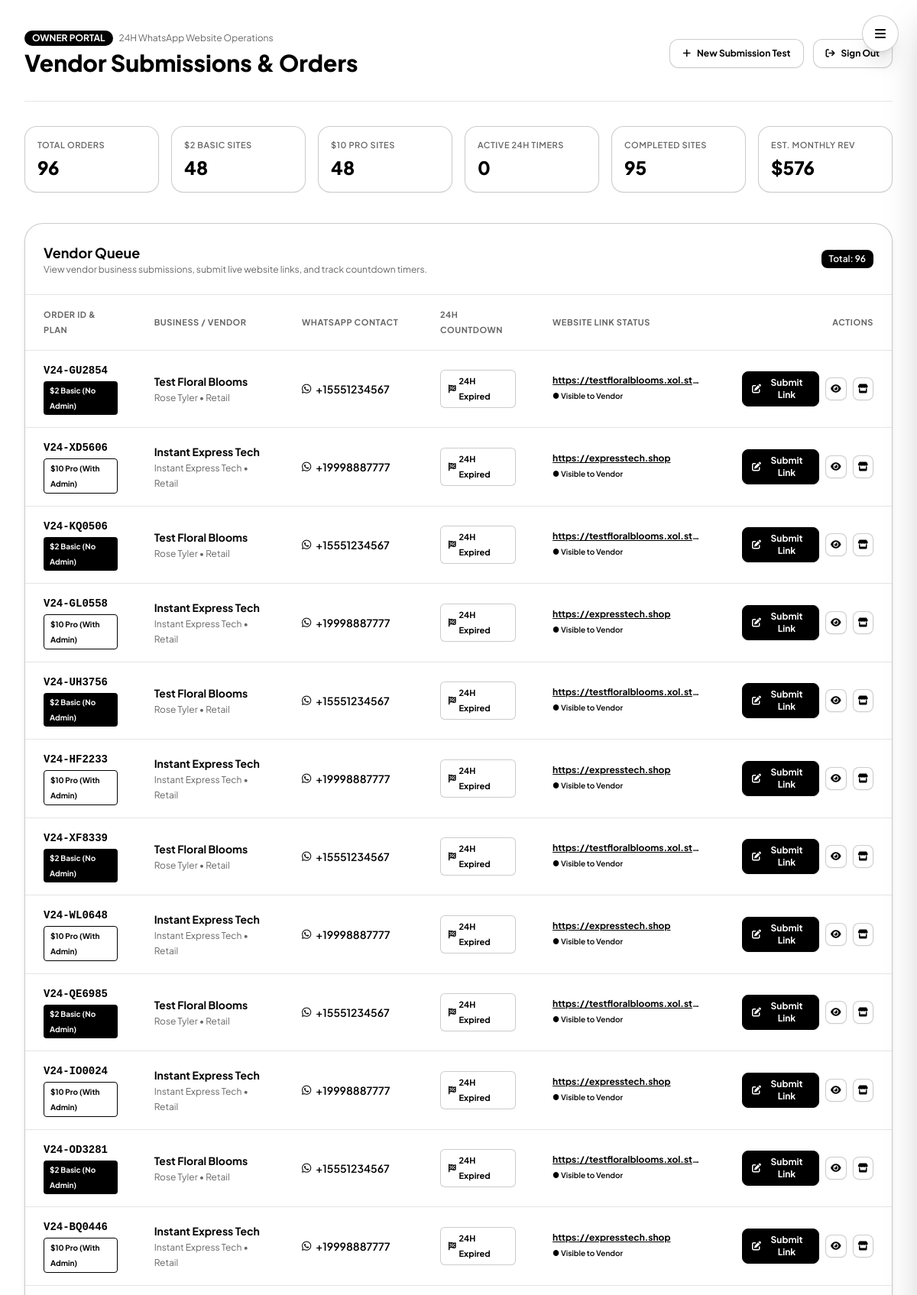
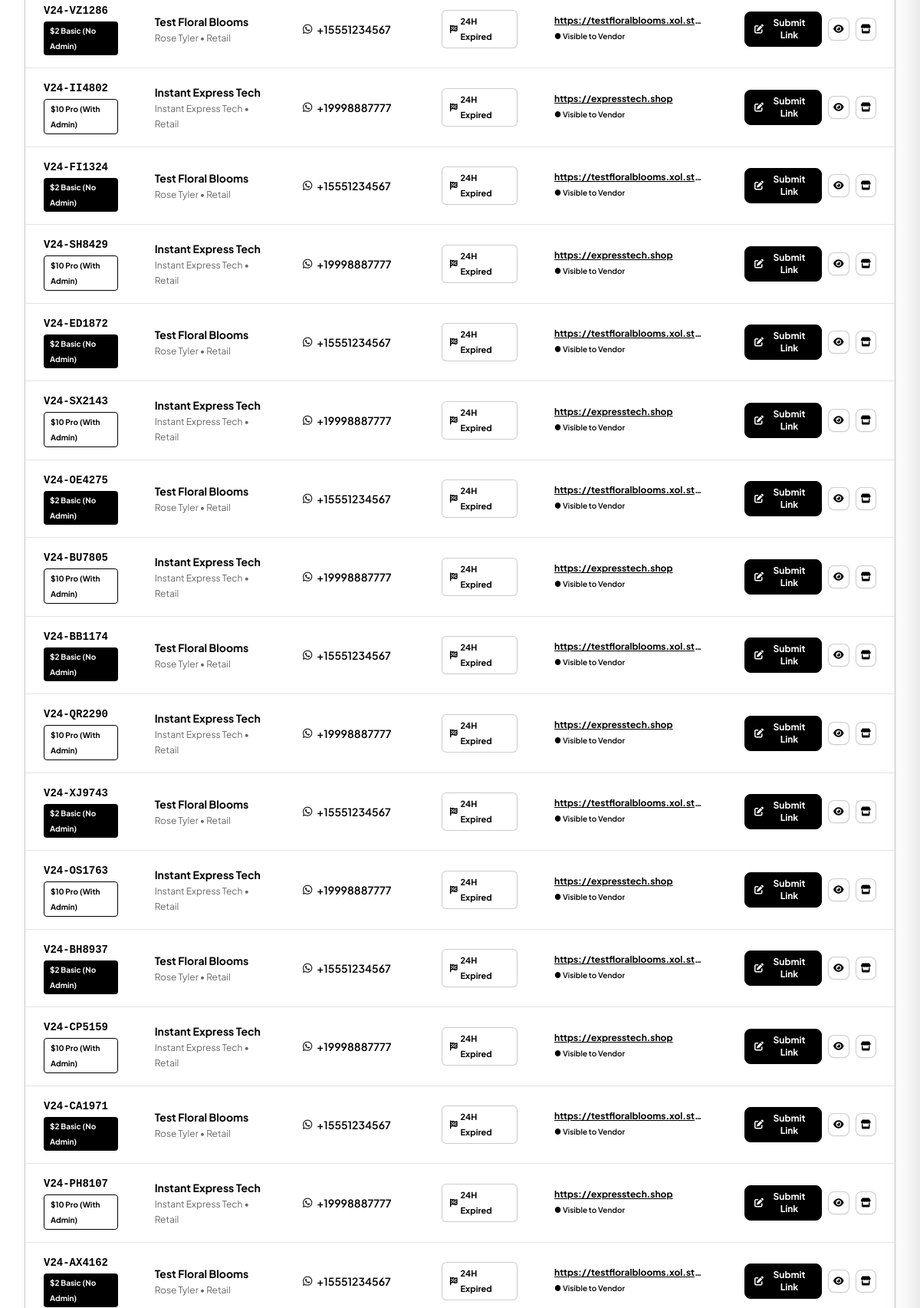
/admin (signed in, upper part), run on the app's committed database (2 pictures, top to bottom).
### tables this page shows
CREATE TABLE orders (
        id TEXT PRIMARY KEY,
        created_at TEXT NOT NULL,
        target_delivery_at TEXT NOT NULL,
        plan_type TEXT NOT NULL,          -- 'basic_2' or 'pro_10'
        plan_name TEXT NOT NULL,
        plan_price REAL NOT NULL,
        business_name TEXT NOT NULL,
        vendor_name TEXT NOT NULL,
        whatsapp_number TEXT NOT NULL,
        email TEXT,
        category TEXT,
        currency TEXT DEFAULT '$',
        tagline TEXT,
        about_text TEXT,
        address TEXT,
        instagram TEXT,
        facebook TEXT,
        tiktok TEXT,
        products_json TEXT,              -- JSON string of products array
        status TEXT DEFAULT 'submitted', -- 'submitted', 'in_progress', 'ready', 'delivered'
        website_url TEXT DEFAULT '',     -- Link submitted by admin
        publish_mode TEXT DEFAULT 'countdown', -- 'countdown' (reveal when 24h expires) or 'immediate' (reveal right away)
        is_published INTEGER DEFAULT 0,  -- 1 if ready to be viewed by vendor
        vendor_admin_url TEXT DEFAULT '',-- Vendor login link for $10 plan
        vendor_admin_user TEXT DEFAULT '',
        vendor_admin_pass TEXT DEFAULT '',
        admin_notes TEXT DEFAULT ''
    );

### app.py (the view)
@app.route('/admin')
def admin_dashboard():
    if not session.get('is_admin'):
        return redirect(url_for('admin_login'))
    conn = get_db()
    cursor = conn.cursor()
    cursor.execute("SELECT * FROM orders ORDER BY created_at DESC")
    rows = cursor.fetchall()
    conn.close()
    orders = [parse_order_row(r) for r in rows]
    total_orders = len(orders)
    basic_orders = sum(1 for o in orders if o['plan_type'] == 'basic_2')
    pro_orders = sum(1 for o in orders if o['plan_type'] == 'pro_10')
    completed_orders = sum(1 for o in orders if o['status'] == 'completed' or (o['website_url'] and o['website_url'].strip()))
    active_countdowns = sum(1 for o in orders if not o['is_expired'] and o['status'] != 'completed')
    total_revenue = (basic_orders * 2) + (pro_orders * 10)
    return render_template('admin_dashboard.html',
                           orders=orders,
                           total_orders=total_orders,
                           basic_orders=basic_orders,
                           pro_orders=pro_orders,
                           completed_orders=completed_orders,
                           active_countdowns=active_countdowns,
                           total_revenue=total_revenue)

### db.py (called while the page is built)
def get_db():
    conn = sqlite3.connect(DB_PATH)
    conn.row_factory = sqlite3.Row
    return conn

### templates/admin_dashboard.html (shortened to what this page needs)
{% extends 'base.html' %}
{% block content %}
<div class="max-w-7xl mx-auto px-4 sm:px-6 lg:px-8 py-10 bg-white">
    <div class="flex flex-col sm:flex-row sm:items-center justify-between gap-4 pb-8 mb-8 border-b border-black/10">
        <div>
            <div class="flex items-center gap-2">
                <span class="px-2.5 py-0.5 rounded-full text-xs font-bold bg-black text-white">
                    OWNER PORTAL
                </span>
                <span class="text-xs text-black/60">24H WhatsApp Website Operations</span>
            </div>
            <h1 class="text-2xl sm:text-3xl font-extrabold text-black mt-1 font-['Plus_Jakarta_Sans']">Vendor Submissions & Orders</h1>
        </div>
        <div class="flex items-center gap-3">
            <a href="{{ url_for('order') }}" target="_blank" class="px-4 py-2.5 rounded-xl bg-white hover:bg-black/5 text-black text-xs font-bold transition flex items-center gap-2 border border-black/20 shadow-sm">
                <i class="fa-solid fa-plus text-black"></i> New Submission Test
            </a>
            <a href="{{ url_for('admin_logout') }}" class="px-4 py-2.5 rounded-xl bg-white hover:bg-black/5 text-black text-xs font-bold transition flex items-center gap-2 border border-black/20 shadow-sm">
                <i class="fa-solid fa-arrow-right-from-bracket text-black"></i> Sign Out
            </a>
        </div>
    </div>
    <div class="grid grid-cols-2 lg:grid-cols-6 gap-4 mb-10">
        <div class="p-4 rounded-2xl bg-white border border-black/20 shadow-sm">
            <span class="text-[11px] uppercase tracking-wider text-black/60 block font-semibold">Total Orders</span>
            <span class="text-2xl font-black text-black mt-1 block font-['Plus_Jakarta_Sans']">{{ total_orders }}</span>
        </div>
        <div class="p-4 rounded-2xl bg-white border border-black/20 shadow-sm">
            <span class="text-[11px] uppercase tracking-wider text-black/60 block font-semibold">$2 Basic Sites</span>
            <span class="text-2xl font-black text-black mt-1 block font-['Plus_Jakarta_Sans']">{{ basic_orders }}</span>
        </div>
        <div class="p-4 rounded-2xl bg-white border border-black/20 shadow-sm">
            <span class="text-[11px] uppercase tracking-wider text-black/60 block font-semibold">$10 Pro Sites</span>
            <span class="text-2xl font-black text-black mt-1 block font-['Plus_Jakarta_Sans']">{{ pro_orders }}</span>
        </div>
        <div class="p-4 rounded-2xl bg-white border border-black/20 shadow-sm">
            <span class="text-[11px] uppercase tracking-wider text-black/60 block font-semibold">Active 24H Timers</span>
            <span class="text-2xl font-black text-black mt-1 block font-['Plus_Jakarta_Sans']">{{ active_countdowns }}</span>
        </div>
        <div class="p-4 rounded-2xl bg-white border border-black/20 shadow-sm">
            <span class="text-[11px] uppercase tracking-wider text-black/60 block font-semibold">Completed Sites</span>
            <span class="text-2xl font-black text-black mt-1 block font-['Plus_Jakarta_Sans']">{{ completed_orders }}</span>
        </div>
        <div class="p-4 rounded-2xl bg-white border border-black/20 shadow-sm">
            <span class="text-[11px] uppercase tracking-wider text-black/60 block font-semibold">Est. Monthly Rev</span>
            <span class="text-2xl font-black text-black mt-1 block font-['Plus_Jakarta_Sans']">${{ total_revenue }}</span>
        </div>
    </div>
    <div class="rounded-3xl bg-white border border-black/20 shadow-md overflow-hidden">
        <div class="p-6 border-b border-black/10 flex flex-col sm:flex-row sm:items-center justify-between gap-4">
            <div>
                <h2 class="text-lg font-bold text-black">Vendor Queue</h2>
                <p class="text-xs text-black/60">View vendor business submissions, submit live website links, and track countdown timers.</p>
            </div>
            <div class="flex items-center gap-2 text-xs">
                <span class="px-2.5 py-1 rounded-lg bg-black text-white font-semibold">
                    Total: {{ orders|length }}
                </span>
            </div>
        </div>
        {% if not orders %}
        <div class="py-16 text-center text-black/60">
            <i class="fa-solid fa-inbox text-4xl mb-3 text-black/30 block"></i>
            <p class="text-base font-semibold text-black">No vendor submissions yet.</p>
            <p class="text-xs text-black/60 mt-1">Submit a test order on the frontend to see it appear here!</p>
            <a href="{{ url_for('order') }}" target="_blank" class="inline-flex items-center gap-2 mt-4 px-4 py-2 rounded-xl bg-black hover:bg-neutral-800 text-white text-xs font-bold shadow-md border border-black">
                <i class="fa-solid fa-plus text-white"></i> Submit Test Order
            </a>
        </div>
        {% else %}
        <div class="overflow-x-auto">
            <table class="w-full text-left text-xs sm:text-sm text-black">
                <thead class="bg-white text-[11px] uppercase tracking-wider text-black/60 border-b border-black/10">
                    <tr>
                        <th class="py-4 px-6">Order ID & Plan</th>
                        <th class="py-4 px-6">Business / Vendor</th>
                        <th class="py-4 px-6">WhatsApp Contact</th>
                        <th class="py-4 px-6">24H Countdown</th>
                        <th class="py-4 px-6">Website Link Status</th>
                        <th class="py-4 px-6 text-right">Actions</th>
                    </tr>
                </thead>
                <tbody class="divide-y divide-black/10">
                    {% for ord in orders %}
                    <tr class="hover:bg-black/[0.02] transition">
                        <td class="py-4 px-6">
                            <span class="font-mono font-bold text-black block">{{ ord.id }}</span>
                            <span class="inline-block mt-1 px-2 py-0.5 rounded text-[10px] font-bold {% if ord.plan_type == 'basic_2' %}bg-black text-white{% else %}bg-white text-black border border-black{% endif %}">
                                {% if ord.plan_type == 'basic_2' %}$2 Basic (No Admin){% else %}$10 Pro (With Admin){% endif %}
                            </span>
                        </td>
                        <td class="py-4 px-6">
                            <span class="font-bold text-black block">{{ ord.business_name }}</span>
                            <span class="text-black/60 text-xs">{{ ord.vendor_name }} • {{ ord.category }}</span>
                        </td>
                        <td class="py-4 px-6">
                            <a href="https://wa.me/{{ ord.whatsapp_number|replace(' ', '')|replace('+', '') }}" target="_blank" class="inline-flex items-center gap-1.5 text-black hover:underline font-semibold">
                                <i class="fa-brands fa-whatsapp text-sm text-black"></i>
                                <span>{{ ord.whatsapp_number }}</span>
                            </a>
                        </td>
                        <td class="py-4 px-6">
                            {% if ord.is_expired %}
                                <span class="inline-flex items-center gap-1 px-2.5 py-1 rounded-md text-[11px] font-bold bg-white text-black border border-black/20">
                                    <i class="fa-solid fa-flag-checkered text-black"></i> 24H Expired
                                </span>
                            {% else %}
                                <span class="inline-flex items-center gap-1 px-2.5 py-1 rounded-md text-[11px] font-bold bg-black text-white">
                                    <i class="fa-solid fa-clock text-white"></i>
                                    {{ (ord.seconds_left // 3600) }}h {{ ((ord.seconds_left % 3600) // 60) }}m left
                                </span>
                            {% endif %}
                        </td>
                        <td class="py-4 px-6">
                            {% if ord.website_url %}
                                <div class="max-w-[200px] truncate">
                                    <a href="{{ ord.website_url }}" target="_blank" class="text-black underline font-bold text-xs truncate block">
                                        {{ ord.website_url }}
                                    </a>
                                    {% if ord.can_show_website %}
                                        <span class="text-[10px] text-black font-semibold">● Visible to Vendor</span>
                                    {% else %}
                                        <span class="text-[10px] text-black/60 font-semibold">● Will reveal at 24h</span>
                                    {% endif %}
                                </div>
                            {% else %}
                                <span class="text-black/40 text-xs italic">Pending link entry</span>
                            {% endif %}
                        </td>
                        <td class="py-4 px-6 text-right">
                            <div class="flex items-center justify-end gap-2">
                                <button onclick="openManageModal('{{ ord.id }}')" class="px-3 py-1.5 rounded-lg bg-black hover:bg-neutral-800 text-white font-bold text-xs transition flex items-center gap-1 shadow-sm border border-black">
                                    <i class="fa-solid fa-pen-to-square text-white"></i> Submit Link
                                </button>
                                <a href="{{ url_for('status', order_id=ord.id) }}" target="_blank" class="p-1.5 rounded-lg bg-white hover:bg-black/5 text-black text-xs transition border border-black/20 shadow-sm" title="View Vendor's 24H Page">
                                    <i class="fa-solid fa-eye"></i>
                                </a>
                                <a href="{{ url_for('preview_store', order_id=ord.id) }}" target="_blank" class="p-1.5 rounded-lg bg-white hover:bg-black/5 text-black text-xs transition border border-black/20 shadow-sm" title="View Auto-Generated Preview">
                                    <i class="fa-solid fa-store"></i>
                                </a>
                            </div>
                        </td>
                    </tr>
                    {% endfor %}
                </tbody>
            </table>
        </div>
        {% endif %}
    </div>
</div>
{% endblock %}

### templates/base.html (shortened to what this page needs)
<!DOCTYPE html>
<html lang="en">
<head>
    <script src="https://cdn.tailwindcss.com"></script>
    <link rel="stylesheet" href="https://cdnjs.cloudflare.com/ajax/libs/font-awesome/6.4.0/css/all.min.css">
    <link rel="stylesheet" href="{{ url_for('static', filename='css/style.css') }}">
    <link rel="stylesheet" href="{{ url_for('static', filename='css/solar.css') }}">
</head>
<body class="bg-white text-black font-sans min-h-screen flex flex-col selection:bg-black selection:text-white" style="background-color: #ffffff !important;">
    <button id="headerToggleBtn" aria-label="Toggle Navigation Sidebar" title="Open Navigation Sidebar"
            class="fixed top-4 right-4 sm:top-5 sm:right-6 z-50 w-11 h-11 sm:w-12 sm:h-12 rounded-full bg-white hover:bg-black/5 text-black border border-black/20 shadow-xl flex items-center justify-center transition-all duration-200 active:scale-95 focus:outline-none cursor-pointer">
        <i id="headerToggleIcon" class="fa-solid fa-bars text-base transition-transform duration-200"></i>
    </button>
    <main class="flex-1 bg-white">
        {% block content %}{% endblock %}
    </main>
</body>
</html>

### static/css/style.css (style rules this page uses)
html, body { background-color: #ffffff !important; color: #000000; }

### data on the page
orders: id "V24-GU2854", plan_type "$2 Basic (No Admin)", business_name "Test Floral Blooms", vendor_name "Rose Tyler", category "Retail", whatsapp_number "+15551234567", website_url "https://testfloralblooms.xol.st…"
orders: id "V24-XD5606", plan_type "$10 Pro (With Admin)", business_name "Instant Express Tech", vendor_name "Instant Express Tech", category "Retail", whatsapp_number "+19998887777", website_url "https://expresstech.shop"
orders: id "V24-KQ0506", plan_type "$2 Basic (No Admin)", business_name "Test Floral Blooms", vendor_name "Rose Tyler", category "Retail", whatsapp_number "+15551234567", website_url "https://testfloralblooms.xol.st…"
orders: id "V24-GL0558", plan_type "$10 Pro (With Admin)", business_name "Instant Express Tech", vendor_name "Instant Express Tech", category "Retail", whatsapp_number "+19998887777", website_url "https://expresstech.shop"
orders: id "V24-UH3756", plan_type "$2 Basic (No Admin)", business_name "Test Floral Blooms", vendor_name "Rose Tyler", category "Retail", whatsapp_number "+15551234567", website_url "https://testfloralblooms.xol.st…"
orders: id "V24-HF2233", plan_type "$10 Pro (With Admin)", business_name "Instant Express Tech", vendor_name "Instant Express Tech", category "Retail", whatsapp_number "+19998887777", website_url "https://expresstech.shop"
orders: id "V24-XF8339", plan_type "$2 Basic (No Admin)", business_name "Test Floral Blooms", vendor_name "Rose Tyler", category "Retail", whatsapp_number "+15551234567", website_url "https://testfloralblooms.xol.st…"
orders: id "V24-WL0648", plan_type "$10 Pro (With Admin)", business_name "Instant Express Tech", vendor_name "Instant Express Tech", category "Retail", whatsapp_number "+19998887777", website_url "https://expresstech.shop"
orders: id "V24-QE6985", plan_type "$2 Basic (No Admin)", business_name "Test Floral Blooms", vendor_name "Rose Tyler", category "Retail", whatsapp_number "+15551234567", website_url "https://testfloralblooms.xol.st…"
orders: id "V24-IO0024", plan_type "$10 Pro (With Admin)", business_name "Instant Express Tech", vendor_name "Instant Express Tech", category "Retail", whatsapp_number "+19998887777", website_url "https://expresstech.shop"
orders: id "V24-OD3281", plan_type "$2 Basic (No Admin)", business_name "Test Floral Blooms", vendor_name "Rose Tyler", category "Retail", whatsapp_number "+15551234567", website_url "https://testfloralblooms.xol.st…"
orders: id "V24-BQ0446", plan_type "$10 Pro (With Admin)", business_name "Instant Express Tech", vendor_name "Instant Express Tech", category "Retail", whatsapp_number "+19998887777", website_url "https://expresstech.shop"
orders: id "V24-VZ1286", plan_type "$2 Basic (No Admin)", business_name "Test Floral Blooms", vendor_name "Rose Tyler", category "Retail", whatsapp_number "+15551234567", website_url "https://testfloralblooms.xol.st…"
orders: id "V24-II4802", plan_type "$10 Pro (With Admin)", business_name "Instant Express Tech", vendor_name "Instant Express Tech", category "Retail", whatsapp_number "+19998887777", website_url "https://expresstech.shop"
orders: id "V24-FI1324", plan_type "$2 Basic (No Admin)", business_name "Test Floral Blooms", vendor_name "Rose Tyler", category "Retail", whatsapp_number "+15551234567", website_url "https://testfloralblooms.xol.st…"
orders: id "V24-SH8429", plan_type "$10 Pro (With Admin)", business_name "Instant Express Tech", vendor_name "Instant Express Tech", category "Retail", whatsapp_number "+19998887777", website_url "https://expresstech.shop"
orders: id "V24-ED1872", plan_type "$2 Basic (No Admin)", business_name "Test Floral Blooms", vendor_name "Rose Tyler", category "Retail", whatsapp_number "+15551234567", website_url "https://testfloralblooms.xol.st…"
orders: id "V24-SX2143", plan_type "$10 Pro (With Admin)", business_name "Instant Express Tech", vendor_name "Instant Express Tech", category "Retail", whatsapp_number "+19998887777", website_url "https://expresstech.shop"
orders: id "V24-OE4275", plan_type "$2 Basic (No Admin)", business_name "Test Floral Blooms", vendor_name "Rose Tyler", category "Retail", whatsapp_number "+15551234567", website_url "https://testfloralblooms.xol.st…"
orders: id "V24-BU7805", plan_type "$10 Pro (With Admin)", business_name "Instant Express Tech", vendor_name "Instant Express Tech", category "Retail", whatsapp_number "+19998887777", website_url "https://expresstech.shop"
orders: id "V24-BB1174", plan_type "$2 Basic (No Admin)", business_name "Test Floral Blooms", vendor_name "Rose Tyler", category "Retail", whatsapp_number "+15551234567", website_url "https://testfloralblooms.xol.st…"
orders: id "V24-QR2290", plan_type "$10 Pro (With Admin)", business_name "Instant Express Tech", vendor_name "Instant Express Tech", category "Retail", whatsapp_number "+19998887777", website_url "https://expresstech.shop"
orders: id "V24-XJ9743", plan_type "$2 Basic (No Admin)", business_name "Test Floral Blooms", vendor_name "Rose Tyler", category "Retail", whatsapp_number "+15551234567", website_url "https://testfloralblooms.xol.st…"
orders: id "V24-OS1763", plan_type "$10 Pro (With Admin)", business_name "Instant Express Tech", vendor_name "Instant Express Tech", category "Retail", whatsapp_number "+19998887777", website_url "https://expresstech.shop"
orders: id "V24-BH8937", plan_type "$2 Basic (No Admin)", business_name "Test Floral Blooms", vendor_name "Rose Tyler", category "Retail", whatsapp_number "+15551234567", website_url "https://testfloralblooms.xol.st…"
orders: id "V24-CP5159", plan_type "$10 Pro (With Admin)", business_name "Instant Express Tech", vendor_name "Instant Express Tech", category "Retail", whatsapp_number "+19998887777", website_url "https://expresstech.shop"
orders: id "V24-CA1971", plan_type "$2 Basic (No Admin)", business_name "Test Floral Blooms", vendor_name "Rose Tyler", category "Retail", whatsapp_number "+15551234567", website_url "https://testfloralblooms.xol.st…"
orders: id "V24-PH8107", plan_type "$10 Pro (With Admin)", business_name "Instant Express Tech", vendor_name "Instant Express Tech", category "Retail", whatsapp_number "+19998887777", website_url "https://expresstech.shop"
orders: id "V24-AX4162", plan_type "$2 Basic (No Admin)", business_name "Test Floral Blooms", vendor_name "Rose Tyler", category "Retail", whatsapp_number "+15551234567", website_url "https://testfloralblooms.xol.st…"

### other printed values
{{ total_orders }} "96"
{{ basic_orders }} "48"
{{ pro_orders }} "48"
{{ active_countdowns }} "0"
{{ completed_orders }} "95"
{{ total_revenue }} "576"
{{ orders|length }} "96"
